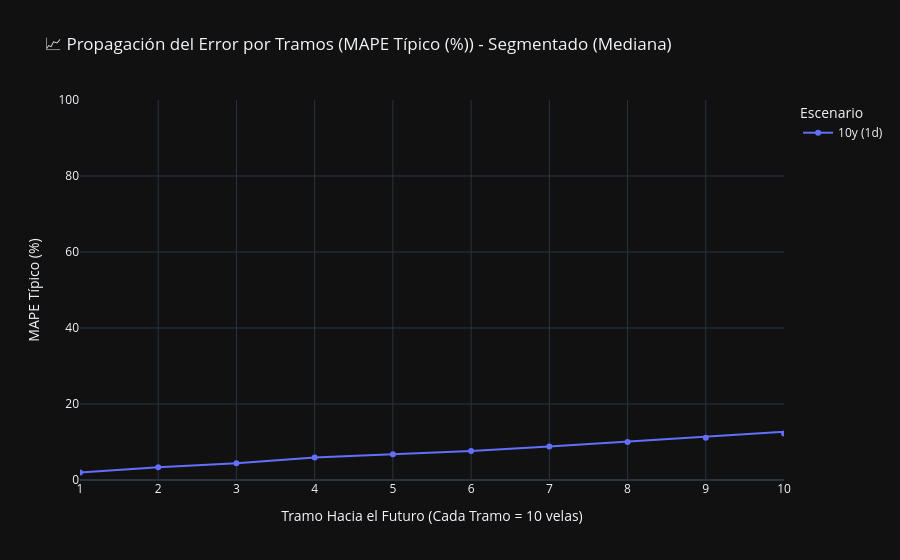
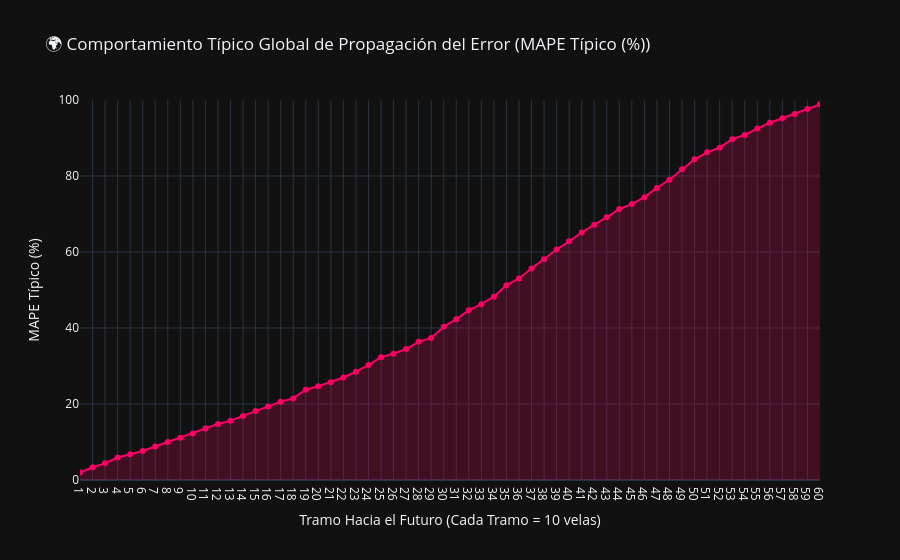

The code cell stored with these charts, in order, in its notebook:
### Markdown cell above
### 📈 Módulo 4: Propagación del Error Matemático (The Error Curve)
A diferencia del Hit Ratio (que evalúa dirección), aquí medimos el desvío absoluto porcentual (MAPE). 
¿A qué velocidad se degrada matemáticamente el valor exacto de la predicción a medida que viajamos hacia el futuro?
*(Nota: Utilizamos la **Mediana** en lugar de la Media, y un recorte visual en Y=100 para evitar que el gráfico colapse por iteraciones explosivas)*

### Code cell
if not df_clean.empty:
    # Verificamos si la DB nueva usa MAPE o si es la vieja con RMSE
    error_prefix = 'MAPE_B' if 'MAPE_B1' in df_clean.columns else 'RMSE_B'
    error_cols = [f'{error_prefix}{i}' for i in range(1, 61)]
    error_label = 'MAPE Típico (%)' if error_prefix == 'MAPE_B' else 'RMSE Típico Absoluto'
    
    # 1. Gráfico Segmentado por Escenario (MEDIANA en vez de MEDIA para escudo anti-outliers)
    error_df = df_clean.groupby('Escenario')[error_cols].median().reset_index()
    error_melted = pd.melt(error_df, id_vars=['Escenario'], value_vars=error_cols, 
                           var_name='Bloque_Futuro', value_name='Error_Promedio')
    error_melted['Tramo_Futuro'] = error_melted['Bloque_Futuro'].str.extract('(\d+)').astype(int)
    
    fig1 = px.line(error_melted, x='Tramo_Futuro', y='Error_Promedio', color='Escenario', markers=True,
                  title=f"📈 Propagación del Error por Tramos ({error_label}) - Segmentado (Mediana)",
                  labels={'Tramo_Futuro': 'Tramo Hacia el Futuro (Cada Tramo = 10 velas)', 'Error_Promedio': error_label})
    
    # Recorte Visual X=10, Y=100
    fig1.update_xaxes(dtick=1, range=[1, 10])
    fig1.update_layout(template='plotly_dark', yaxis_range=[0, 100])
    fig1.show()
    
    # 2. Gráfico Promedio Global (MEDIANA)
    global_error_df = df_clean[error_cols].median().reset_index()
    global_error_df.columns = ['Bloque_Futuro', 'Error_Promedio']
    global_error_df['Tramo_Futuro'] = global_error_df['Bloque_Futuro'].str.extract('(\d+)').astype(int)
    
    fig2 = px.area(global_error_df, x='Tramo_Futuro', y='Error_Promedio', markers=True,
                  title=f"🌍 Comportamiento Típico Global de Propagación del Error ({error_label})",
                  labels={'Tramo_Futuro': 'Tramo Hacia el Futuro (Cada Tramo = 10 velas)', 'Error_Promedio': error_label})
                  
    # Recorte Visual X=10, Y=100
    fig2.update_traces(line_color='#ff0066', fillcolor='rgba(255, 0, 102, 0.2)')
    fig2.update_xaxes(dtick=1, range=[1, 60])
    fig2.update_layout(template='plotly_dark', yaxis_range=[0, 100])
    fig2.show()

### Figure 1 — Plotly figure (JSON) as saved in the notebook; plotly's stock layout.template omitted (floating-point values rounded to 4 significant figures)
{"data": [{"hovertemplate": "Escenario=10y (1d)<br>Tramo Hacia el Futuro (Cada Tramo = 10 velas)=%{x}<br>MAPE Típico (%)=%{y}<extra></extra>", "legendgroup": "10y (1d)", "line": {"color": "#636efa", "dash": "solid"}, "marker": {"symbol": "circle"}, "mode": "lines+markers", "name": "10y (1d)", "orientation": "v", "showlegend": true, "type": "scatter", "x": [1, 2, 3, 4, 5, 6, 7, 8, 9, 10, 11, 12, 13, 14, 15, 16, 17, 18, 19, 20, 21, 22, 23, 24, 25, 26, 27, 28, 29, 30, 31, 32, 33, 34, 35, 36, 37, 38, 39, 40, 41, 42, 43, 44, 45, 46, 47, 48, 49, 50, 51, 52, 53, 54, 55, 56, 57, 58, 59, 60], "xaxis": "x", "y": [1.97, 3.36, 4.38, 5.93, 6.78, 7.65, 8.8, 9.97, 11.09, 12.24, 13.57, 14.76, 15.62, 16.83, 18.17, 19.32, 20.61, 21.48, 23.77, 24.67, 25.73, 26.98, 28.51, 30.25, 32.3, 33.22, 34.46, 36.35, 37.4, 40.3, 42.32, 44.65, 46.26, 48.23, 51.27, 53.04, 55.67, 58.06, 60.67, 62.81, 65.14, 67.2, 69.13, 71.32, 72.61, 74.44, 76.87, 79.02, 81.76, 84.39, 86.23, 87.46, 89.7, 90.8, 92.47, 94.01, 95.21, 96.34, 97.64, 98.86], "yaxis": "y"}], "layout": {"legend": {"title": {"text": "Escenario"}, "tracegroupgap": 0}, "title": {"text": "📈 Propagación del Error por Tramos (MAPE Típico (%)) - Segmentado (Mediana)"}, "xaxis": {"anchor": "y", "domain": [0, 1], "dtick": 1, "range": [1, 10], "title": {"text": "Tramo Hacia el Futuro (Cada Tramo = 10 velas)"}}, "yaxis": {"anchor": "x", "domain": [0, 1], "range": [0, 100], "title": {"text": "MAPE Típico (%)"}}}}

### Figure 2 — Plotly figure (JSON) as saved in the notebook; plotly's stock layout.template omitted (floating-point values rounded to 4 significant figures)
{"data": [{"fillcolor": "rgba(255, 0, 102, 0.2)", "fillpattern": {"shape": ""}, "hovertemplate": "Tramo Hacia el Futuro (Cada Tramo = 10 velas)=%{x}<br>MAPE Típico (%)=%{y}<extra></extra>", "legendgroup": "", "line": {"color": "#ff0066"}, "marker": {"symbol": "circle"}, "mode": "lines+markers", "name": "", "orientation": "v", "showlegend": false, "stackgroup": "1", "type": "scatter", "x": [1, 2, 3, 4, 5, 6, 7, 8, 9, 10, 11, 12, 13, 14, 15, 16, 17, 18, 19, 20, 21, 22, 23, 24, 25, 26, 27, 28, 29, 30, 31, 32, 33, 34, 35, 36, 37, 38, 39, 40, 41, 42, 43, 44, 45, 46, 47, 48, 49, 50, 51, 52, 53, 54, 55, 56, 57, 58, 59, 60], "xaxis": "x", "y": [1.97, 3.36, 4.38, 5.93, 6.78, 7.65, 8.8, 9.97, 11.09, 12.24, 13.57, 14.76, 15.62, 16.83, 18.17, 19.32, 20.61, 21.48, 23.77, 24.67, 25.73, 26.98, 28.51, 30.25, 32.3, 33.22, 34.46, 36.35, 37.4, 40.3, 42.32, 44.65, 46.26, 48.23, 51.27, 53.04, 55.67, 58.06, 60.67, 62.81, 65.14, 67.2, 69.13, 71.32, 72.61, 74.44, 76.87, 79.02, 81.76, 84.39, 86.23, 87.46, 89.7, 90.8, 92.47, 94.01, 95.21, 96.34, 97.64, 98.86], "yaxis": "y"}], "layout": {"legend": {"tracegroupgap": 0}, "title": {"text": "🌍 Comportamiento Típico Global de Propagación del Error (MAPE Típico (%))"}, "xaxis": {"anchor": "y", "domain": [0, 1], "dtick": 1, "range": [1, 60], "title": {"text": "Tramo Hacia el Futuro (Cada Tramo = 10 velas)"}}, "yaxis": {"anchor": "x", "domain": [0, 1], "range": [0, 100], "title": {"text": "MAPE Típico (%)"}}}}
